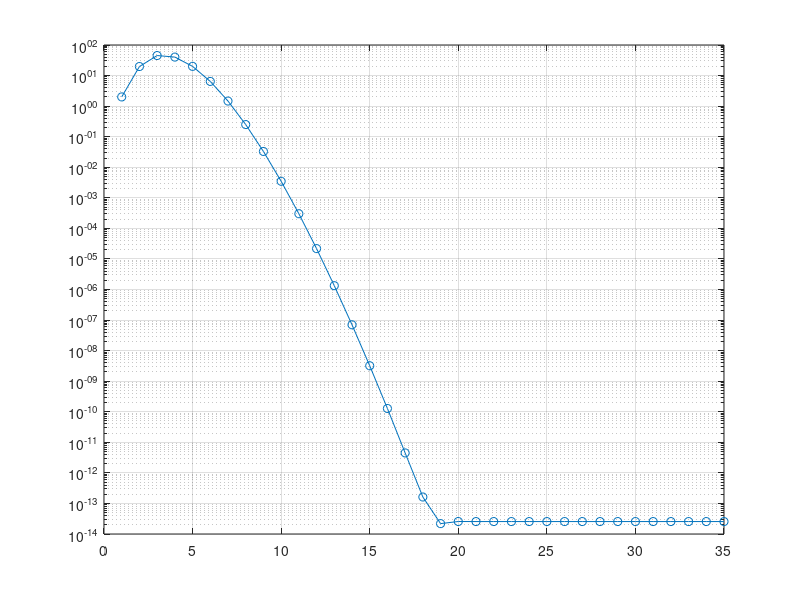

Recreate this plot in MATLAB.
xA =  0;
xB = 2*pi;
x = linspace(xA, xB, 1000);

N_max = 35;
wektor_N = 1:N_max;
bledy = zeros(1, N_max);

y_dokladne = cos(x);

for N = 1:N_max
    y_przyblizone = zeros(size(x));
    for n = 0:(N-1)
        wyraz = ((-1)^n) / factorial(2*n) * (x.^(2*n))
        y_przyblizone = y_przyblizone + wyraz;
    end

    blad_bezwzgledny = abs(y_przyblizone - y_dokladne);
    bledy(N) = max(blad_bezwzgledny);
end

figure;
semilogy(wektor_N, bledy ,'-o');
grid on;
